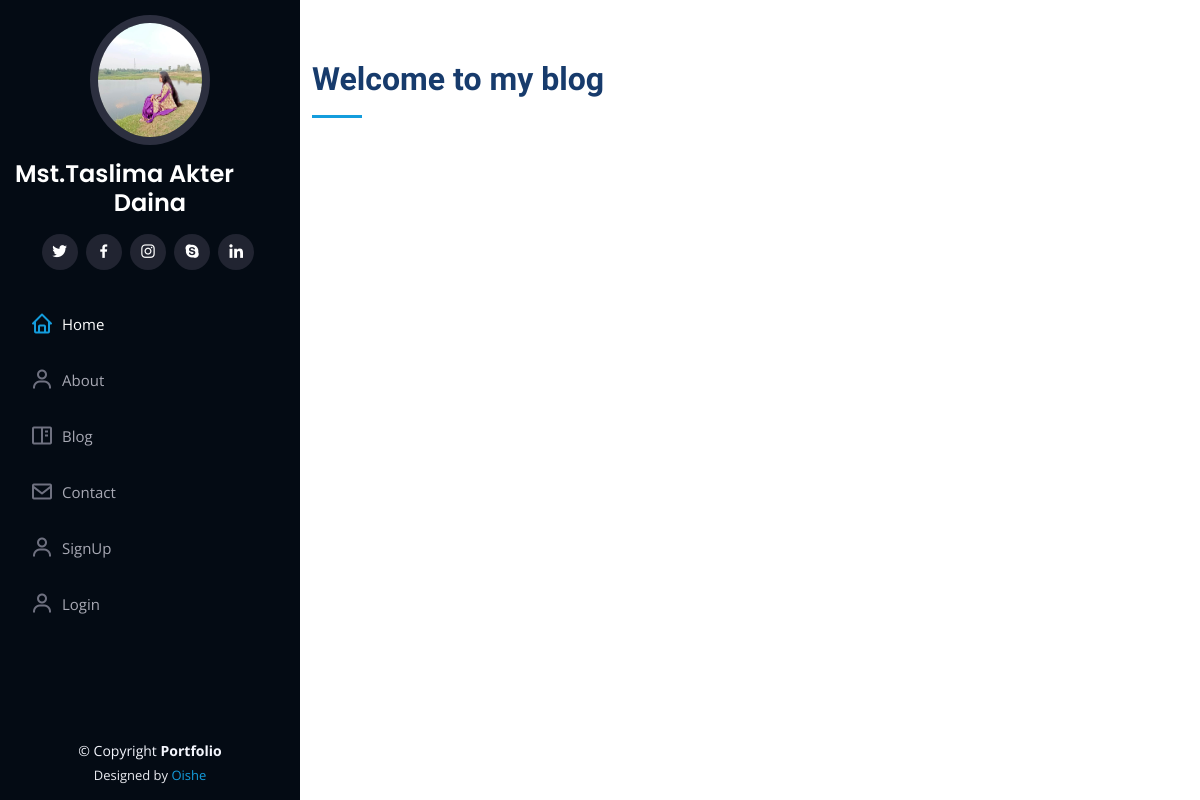
/blog, run on an earlier commit of the app's database.
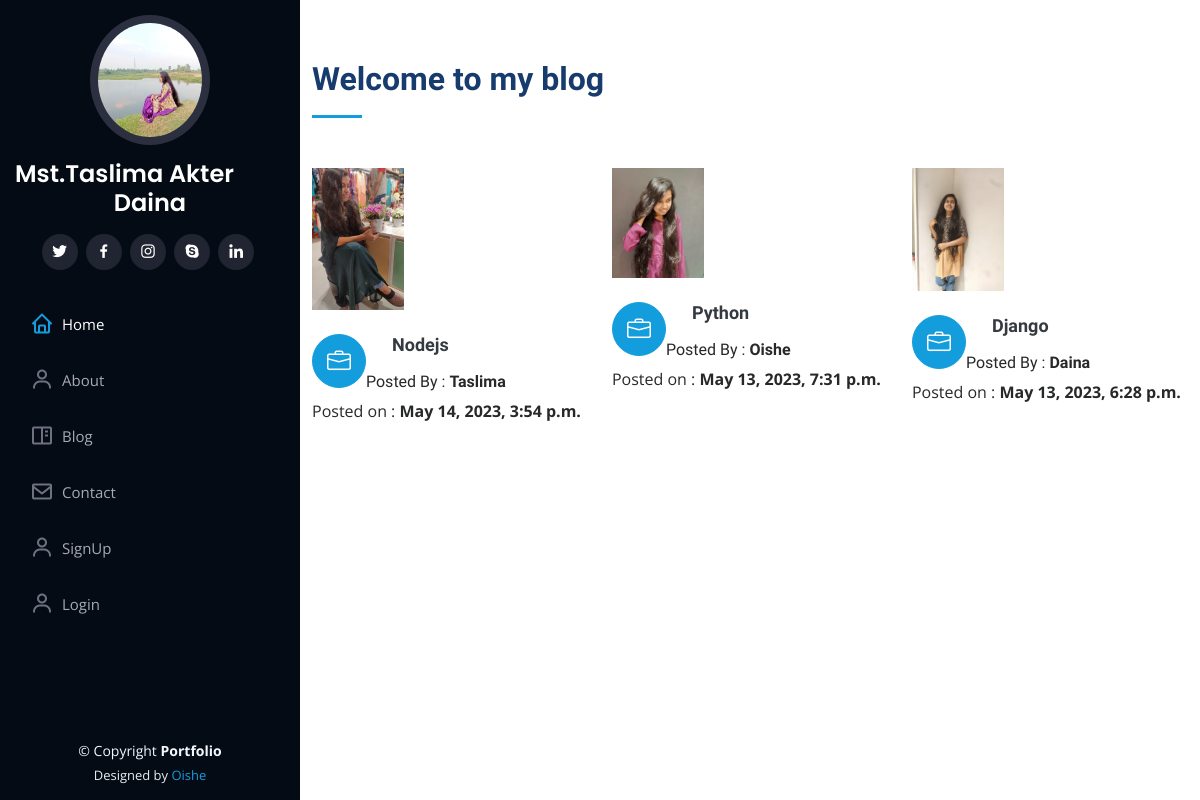
And on a later commit of the database.
### portfolio/models.py (models this page shows, shortened)
class Blogs(models.Model):
    title=models.CharField(max_length=60)
    descripion=models.TextField()
    authname=models.CharField(max_length=15)
    img=models.ImageField(upload_to='blog', blank=True, null=True)
    timeStamp=models.DateTimeField(auto_now_add=True, blank=True)

### portfolio/views.py (the view)
# urls.py: path('blog', views.handleblog, name='handleblog')
def handleblog(request):
    posts=Blogs.objects.all()
    context={"posts":posts}
    return render(request, 'handleblog.html',context)

### templates/handleblog.html (shortened to what this page needs)
{% extends 'basic.html' %}
{% block body %}
{% load static %}
  <section id="services" class="services">
    <div class="container">
      <div class="section-title">
        <h2>Welcome to my blog</h2>
      </div>
      <div class="row">
        {% for post in posts reversed %}
        <div class="col-lg-4 col-md-6 icon-box" data-aos="fade-up">
          <div class="col-lg-4" data-aos="fade-right">
          <img src="{{post.img.url}}" class="img-fluid" alt="no-image">
        </div>
        <br>
          <div class="icon"><i class="bi bi-briefcase"></i></div>
          <h4 class="title"><a href="">{{post.title}}</a></h4>
          <h6>Posted By : <b>{{post.authname}} </b></h6>
          <p>Posted on : <b>{{post.timeStamp}} </b></p>
        </div>
{% endfor %}
      </div>
    </div>
  </section>
{% endblock body %}

### templates/basic.html (shortened to what this page needs)
{% load static %}
<!DOCTYPE html>
<html lang="en">
<head>
  <link href="{% static 'assets/vendor/aos/aos.css' %}" rel="stylesheet">
  <link href="{% static 'assets/vendor/bootstrap/css/bootstrap.min.css' %}" rel="stylesheet">
  <link href="{% static 'assets/vendor/bootstrap-icons/bootstrap-icons.css' %}" rel="stylesheet">
  <link href="{% static 'assets/vendor/boxicons/css/boxicons.min.css' %}" rel="stylesheet">
  <link href="{% static 'assets/vendor/glightbox/css/glightbox.min.css' %}" rel="stylesheet">
  <link href="{% static 'assets/vendor/swiper/swiper-bundle.min.css' %}" rel="stylesheet">
  <link href="{% static 'assets/css/style.css' %}" rel="stylesheet">
</head>
<body>
  <header id="header">
    <div class="d-flex flex-column">
      <div class="profile">
        <img src="{% static 'assets/img/myportfolio.jpg' %}" alt="" class="img-fluid rounded-circle">
        <h1 class="text-light"><a href="index.html">Mst.Taslima Akter Daina</a></h1>
        <div class="social-links mt-3 text-center">
          <a href="#" class="twitter"><i class="bx bxl-twitter"></i></a>
          <a href="#" class="facebook"><i class="bx bxl-facebook"></i></a>
          <a href="#" class="instagram"><i class="bx bxl-instagram"></i></a>
          <a href="#" class="google-plus"><i class="bx bxl-skype"></i></a>
          <a href="https://www.linkedin.com/in/mst-taslima-akter-daina-7343821a1/" class="linkedin"><i class="bx bxl-linkedin"></i></a>
        </div>
      </div>
      <nav id="navbar" class="nav-menu navbar">
        <ul>
          <li><a href="/" class="nav-link scrollto active"><i class="bx bx-home"></i> <span>Home</span></a></li>
          <li><a href="/about" class="nav-link scrollto"><i class="bx bx-user"></i> <span>About</span></a></li>
          <li><a href="/blog" class="nav-link scrollto"><i class="bx bx-book-content"></i> <span>Blog</span></a></li>
          <li><a href="/contact" class="nav-link scrollto"><i class="bx bx-envelope"></i> <span>Contact</span></a></li>
      {% if not request.user.is_authenticated %}
          <li><a href="/auth/signup/" class="nav-link scrollto"><i class="bx bx-user"></i> <span>SignUp</span></a></li>
          <li><a href="/auth/login/" class="nav-link scrollto"><i class="bx bx-user"></i> <span>Login</span></a></li>
      {% else %}
               <li><a href="/auth/logout/" class="nav-link scrollto"><i class="bx bx-user"></i> <span>Logout</span></a></li>
     {% endif %}
        </ul>
      </nav>
    </div>
  </header>
  <main id="main">
    {% block body %}
    {% endblock body %}
  </main>
  <footer id="footer">
    <div class="container">
      <div class="copyright">
        &copy; Copyright <strong><span>Portfolio</span></strong>
      </div>
      <div class="credits">
        Designed by <a href="https://bootstrapmade.com/">Oishe</a>
      </div>
    </div>
  </footer>
</body>
</html>

### static/assets/css/style.css (style rules this page uses)
body { font-family: "Open Sans", sans-serif; color: #272829; }
a { color: #149ddd; text-decoration: none; }
h1, h2, h3, h4, h5, h6 { font-family: "Raleway", sans-serif; }
#header { position: fixed; top: 0; left: 0; bottom: 0; width: 300px; transition: all ease-in-out 0.5s; z-index: 9997; transition: all 0.5s; padding: 0 15px; background: #040b14; overflow-y: auto; }
#header .profile img { margin: 15px auto; display: block; width: 120px; border: 8px solid #2c2f3f; }
#header .profile h1 { font-size: 24px; margin: 0; padding: 0; font-weight: 600; -moz-text-align-last: center; text-align-last: center; font-family: "Poppins", sans-serif; }
#header .profile h1 a, #header .profile h1 a:hover { color: #fff; text-decoration: none; }
#header .profile .social-links a { font-size: 18px; display: inline-block; background: #212431; color: #fff; line-height: 1; padding: 8px 0; margin-right: 4px; border-radius: 50%; text-align: center; width: 36px; height: 36px; transition: 0.3s; }
#main { margin-left: 300px; }
.nav-menu { padding: 30px 0 0 0; }
.nav-menu * { margin: 0; padding: 0; list-style: none; }
.nav-menu>ul>li { position: relative; white-space: nowrap; }
.nav-menu a, .nav-menu a:focus { display: flex; align-items: center; color: #a8a9b4; padding: 12px 15px; margin-bottom: 8px; transition: 0.3s; font-size: 15px; }
.nav-menu a i, .nav-menu a:focus i { font-size: 24px; padding-right: 8px; color: #6f7180; }
.nav-menu a:hover, .nav-menu .active, .nav-menu .active:focus, .nav-menu li:hover>a { text-decoration: none; color: #fff; }
.nav-menu a:hover i, .nav-menu .active i, .nav-menu .active:focus i, .nav-menu li:hover>a i { color: #149ddd; }
section { padding: 60px 0; overflow: hidden; }
.section-title { padding-bottom: 30px; }
.section-title h2 { font-size: 32px; font-weight: bold; margin-bottom: 20px; padding-bottom: 20px; position: relative; color: #173b6c; }
.section-title h2::after { content: ""; position: absolute; display: block; width: 50px; height: 3px; background: #149ddd; bottom: 0; left: 0; }
.services .icon-box { margin-bottom: 20px; }
.services .icon { float: left; display: flex; align-items: center; justify-content: center; width: 54px; height: 54px; background: #149ddd; border-radius: 50%; transition: 0.5s; border: 1px solid #149ddd; }
.services .icon i { color: #fff; font-size: 24px; line-height: 0; }
.services .title { margin-left: 80px; font-weight: 700; margin-bottom: 15px; font-size: 18px; }
.services .title a { color: #343a40; }
#footer { padding: 15px; color: #f4f6fd; font-size: 14px; position: fixed; left: 0; bottom: 0; width: 300px; z-index: 9999; background: #040b14; }
#footer .copyright { text-align: center; }
#footer .credits { padding-top: 5px; text-align: center; font-size: 13px; color: #eaebf0; }

What changed in the data, as far as the page shows it:
added Blogs: img (picture), title "Nodejs", authname "Taslima", timeStamp "May 14, 2023, 3:54 p.m."
added Blogs: img (picture), title "Python", authname "Oishe", timeStamp "May 13, 2023, 7:31 p.m."
added Blogs: img (picture), title "Django", authname "Daina", timeStamp "May 13, 2023, 6:28 p.m."
